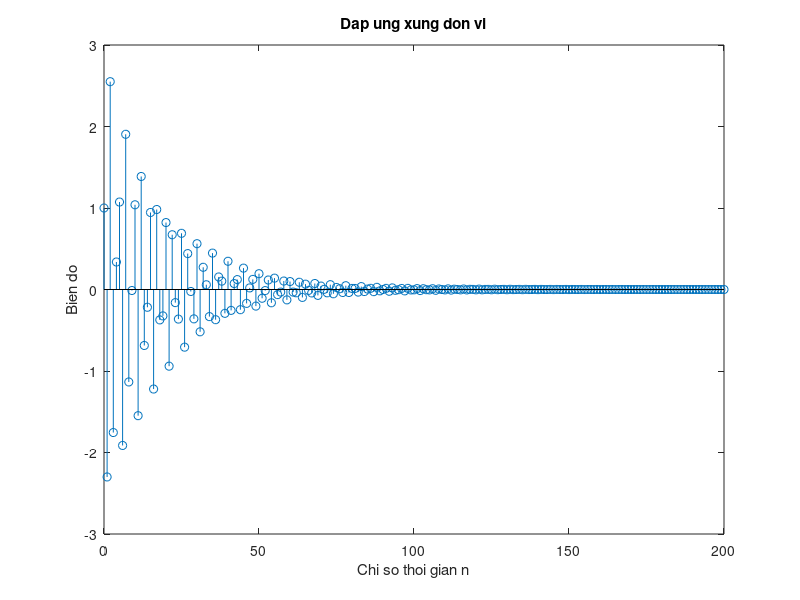

Here is the MATLAB script that generated this plot:
clc;
clf;
num=[1 -0.8];
den=[1 1.5 0.9];          
N=200;
h=impz(num,den,N+1);
parsum=0;
for k=1:N+1
    parsum=parsum+abs(h(k));
    if abs(h(k))<10^(-6), break, end
end
n=0:N;
stem(n,h);
xlabel('Chi so thoi gian n'); ylabel('Bien do');
title('Dap ung xung don vi'); 
disp('Value='); disp(abs(h(k)));